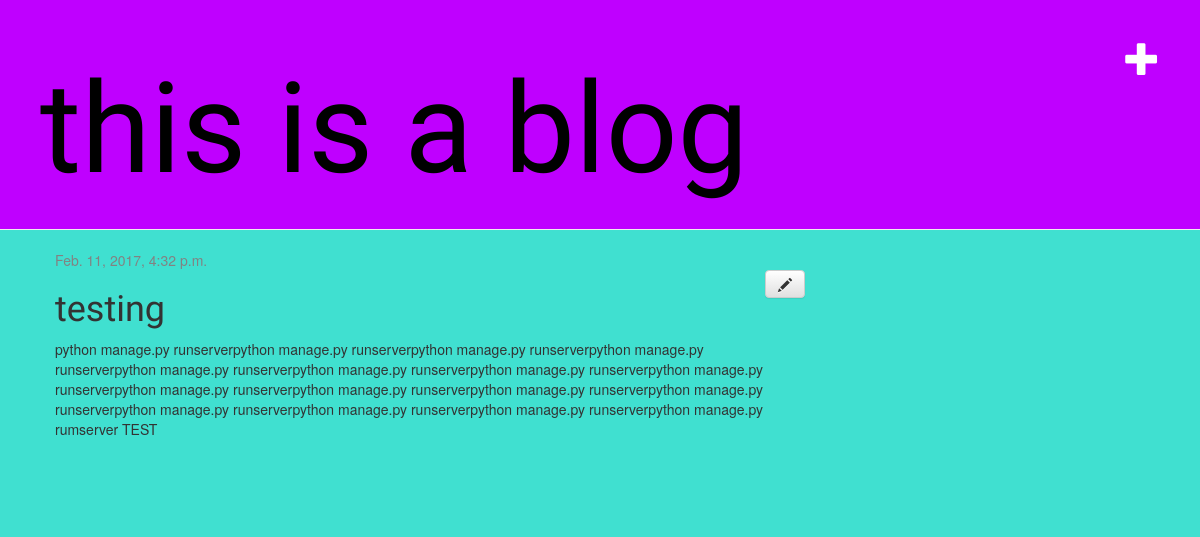
The app's page /post/1/ with its own data.
### blog/models.py (models this page shows, shortened)
class Post(models.Model):
    author = models.ForeignKey('auth.User')
    title = models.CharField(max_length=200)
    text = models.TextField()
    created_date = models.DateTimeField(
            default=timezone.now)
    published_date = models.DateTimeField(
            blank=True, null=True)

### blog/views.py (the view)
def post_detail(request, pk):
    post = get_object_or_404(Post, pk=pk)
    return render(request, 'blog/post_detail.html', {'post': post})

### blog/templates/blog/post_detail.html
{% extends 'blog/base.html' %}
{% block content %}
    <div class="post">
        {% if post.published_date %}
            <div class="date">
                {{ post.published_date }}
            </div>
        {% endif %}
        <div class="edit">
        <a class="btn btn-default" href="{% url 'post_edit' pk=post.pk %}"><span class="glyphicon glyphicon-pencil"></span></a>
</div>
        <h1>{{ post.title }}</h1>
        <p>{{ post.text|linebreaksbr }}</p>
    </div>
{% endblock %}

### blog/static/css/blog.css (style rules this page uses)
h1, h2, h3, h4 { font-family: 'Barrio', cursive; }
body { background-color:turquoise; }
.date { color: #828282; }
.edit { float:right; }
.post { margin-bottom: 70px; }

### records on screen
Post: published_date "Feb. 11, 2017, 4:32 p.m.", title "testing", text "python manage.py runserverpython manage.py runserverpython manage.py runserverpython manage.py runserverpython manage.py runserverpython manage.py runserverpython manage.py runserverpython manage.py runserverpython manage.py runserverpython manage.py runserverpython manage.py runserverpython manage.py runserverpython manage.py runserverpython manage.py runserverpython manage.py runserverpython manage.py rumserver TEST"
